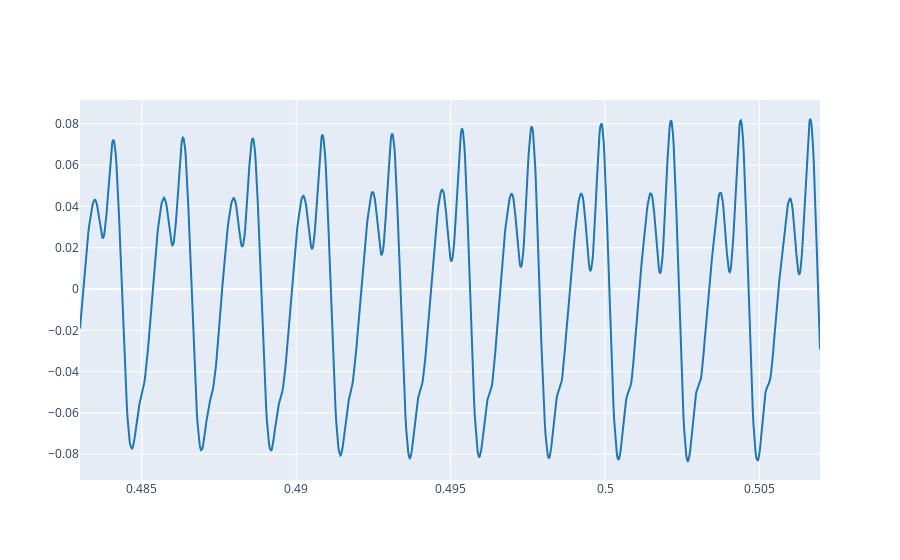

Notebook code for this chart:
### Markdown cell above
3.1. Load your reference audio signal and plot some periods (5-10) where the amplitude is stable. For instance see Ex. 2.3 from Lab 1.

### Code cell
plot_signals(ref, fs, t_start=0.4830, t_end= 0.5070)

### Figure 1 — Plotly figure (JSON) as saved in the notebook; plotly's stock layout.template omitted (floating-point values rounded to 4 significant figures; data arrays with more than 128 entries replaced by an {"elided": "..."} marker saying what was removed)
{"data": [{"line": {"color": "#1f77b4", "shape": "linear"}, "mode": "lines", "name": "audio signal 0", "type": "scatter", "x": {"elided": "1058 float values"}, "y": {"elided": "1058 float values"}}], "layout": {}}
